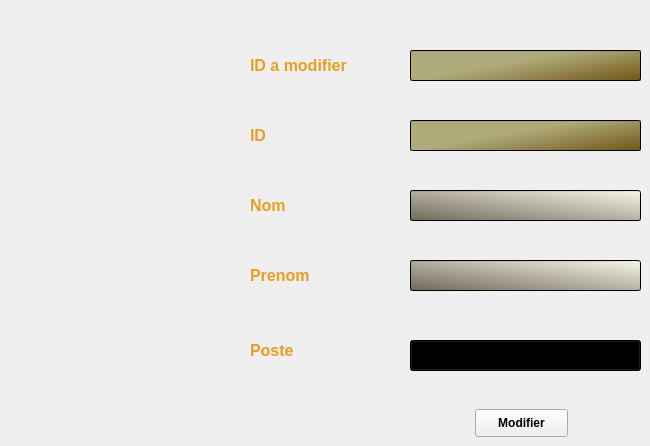
      <widget class="QWidget" name="MAJ">
       <attribute name="title">
        <string>MAJ</string>
       </attribute>
       <widget class="QLineEdit" name="juge_m_nom">
        <property name="geometry">
         <rect>
          <x>410</x>
          <y>190</y>
          <width>231</width>
          <height>31</height>
         </rect>
        </property>
        <property name="styleSheet">
         <string notr="true">background-color: qlineargradient(spread:pad, x1:1, y1:0, x2:0, y2:1, stop:0 rgba(255, 255, 230, 148), stop:0.978261 rgba(114, 107, 92, 255), stop:1 rgba(255, 255, 255, 255));</string>
        </property>
       </widget>
       <widget class="QLabel" name="label_6">
        <property name="geometry">
         <rect>
          <x>250</x>
          <y>190</y>
          <width>56</width>
          <height>31</height>
         </rect>
        </property>
        <property name="text">
         <string>&lt;html&gt;&lt;head/&gt;&lt;body&gt;&lt;p&gt;&lt;span style=&quot; font-size:12pt; font-weight:600; color:#ea9e1e;&quot;&gt;Nom&lt;/span&gt;&lt;/p&gt;&lt;/body&gt;&lt;/html&gt;</string>
        </property>
       </widget>
       <widget class="QLabel" name="label_7">
        <property name="geometry">
         <rect>
          <x>250</x>
          <y>340</y>
          <width>61</width>
          <height>21</height>
         </rect>
        </property>
        <property name="text">
         <string>&lt;html&gt;&lt;head/&gt;&lt;body&gt;&lt;p&gt;&lt;span style=&quot; font-size:12pt; font-weight:600; color:#ea9e1e;&quot;&gt;Poste&lt;/span&gt;&lt;/p&gt;&lt;/body&gt;&lt;/html&gt;</string>
        </property>
       </widget>
       <widget class="QLabel" name="label_8">
        <property name="geometry">
         <rect>
          <x>250</x>
          <y>120</y>
          <width>56</width>
          <height>31</height>
         </rect>
        </property>
        <property name="text">
         <string>&lt;html&gt;&lt;head/&gt;&lt;body&gt;&lt;p&gt;&lt;span style=&quot; font-size:12pt; font-weight:600; color:#ea9e1e;&quot;&gt;ID&lt;/span&gt;&lt;/p&gt;&lt;/body&gt;&lt;/html&gt;</string>
        </property>
       </widget>
       <widget class="QLineEdit" name="juge_m_id">
        <property name="geometry">
         <rect>
          <x>410</x>
          <y>120</y>
          <width>231</width>
          <height>31</height>
         </rect>
        </property>
        <property name="styleSheet">
         <string notr="true">background-color: qlineargradient(spread:pad, x1:0.305, y1:0.477773, x2:1, y2:1, stop:0.0869565 rgba(127, 120, 37, 148), stop:0.978261 rgba(114, 87, 21, 255), stop:1 rgba(255, 255, 255, 255));</string>
        </property>
       </widget>
       <widget class="QLineEdit" name="juge_m_prenom">
        <property name="geometry">
         <rect>
          <x>410</x>
          <y>260</y>
          <width>231</width>
          <height>31</height>
         </rect>
        </property>
        <property name="styleSheet">
         <string notr="true">background-color: qlineargradient(spread:pad, x1:1, y1:0, x2:0, y2:1, stop:0 rgba(255, 255, 230, 148), stop:0.978261 rgba(114, 107, 92, 255), stop:1 rgba(255, 255, 255, 255));</string>
        </property>
       </widget>
       <widget class="QPushButton" name="b_maj">
        <property name="geometry">
         <rect>
          <x>475</x>
          <y>409</y>
          <width>93</width>
          <height>28</height>
         </rect>
        </property>
        <property name="font">
         <font>
          <pointsize>9</pointsize>
          <weight>75</weight>
          <bold>true</bold>
         </font>
        </property>
        <property name="styleSheet">
         <string notr="true">background-image: url(:/image/image/3.jpg);</string>
        </property>
        <property name="text">
         <string>Modifier</string>
        </property>
       </widget>
       <widget class="QLabel" name="label_9">
        <property name="geometry">
         <rect>
          <x>250</x>
          <y>260</y>
          <width>81</width>
          <height>31</height>
         </rect>
        </property>
        <property name="text">
         <string>&lt;html&gt;&lt;head/&gt;&lt;body&gt;&lt;p&gt;&lt;span style=&quot; font-size:12pt; font-weight:600; color:#ea9e1e;&quot;&gt;Prenom&lt;/span&gt;&lt;/p&gt;&lt;/body&gt;&lt;/html&gt;</string>
        </property>
       </widget>
       <widget class="QLabel" name="label_10">
        <property name="geometry">
         <rect>
          <x>250</x>
          <y>50</y>
          <width>141</width>
          <height>31</height>
         </rect>
        </property>
        <property name="text">
         <string>&lt;html&gt;&lt;head/&gt;&lt;body&gt;&lt;p&gt;&lt;span style=&quot; font-size:12pt; font-weight:600; color:#ea9e1e;&quot;&gt;ID a modifier&lt;/span&gt;&lt;/p&gt;&lt;/body&gt;&lt;/html&gt;</string>
        </property>
       </widget>
       <widget class="QLineEdit" name="juge_idd">
        <property name="geometry">
         <rect>
          <x>410</x>
          <y>50</y>
          <width>231</width>
          <height>31</height>
         </rect>
        </property>
        <property name="styleSheet">
         <string notr="true">background-color: qlineargradient(spread:pad, x1:0.305, y1:0.477773, x2:1, y2:1, stop:0.0869565 rgba(127, 120, 37, 148), stop:0.978261 rgba(114, 87, 21, 255), stop:1 rgba(255, 255, 255, 255));</string>
        </property>
       </widget>
       <widget class="QComboBox" name="juge_m_poste">
        <property name="geometry">
         <rect>
          <x>410</x>
          <y>340</y>
          <width>231</width>
          <height>31</height>
         </rect>
        </property>
        <property name="font">
         <font>
          <weight>75</weight>
          <bold>true</bold>
         </font>
        </property>
        <property name="styleSheet">
         <string notr="true">
background-color: qlineargradient(spread:pad, x1:1, y1:0, x2:0, y2:1, stop:0 rgba(173, 173, 151, 172));</string>
        </property>
        <item>
         <property name="text">
          <string>Juge aux affaires familiales</string>
         </property>
        </item>
        <item>
         <property name="text">
          <string>Juge de l_instruction</string>
         </property>
        </item>
        <item>
         <property name="text">
          <string>Juge des enfants</string>
         </property>
        </item>
        <item>
         <property name="text">
          <string>Juge de l_execution</string>
         </property>
        </item>
       </widget>
      </widget>
